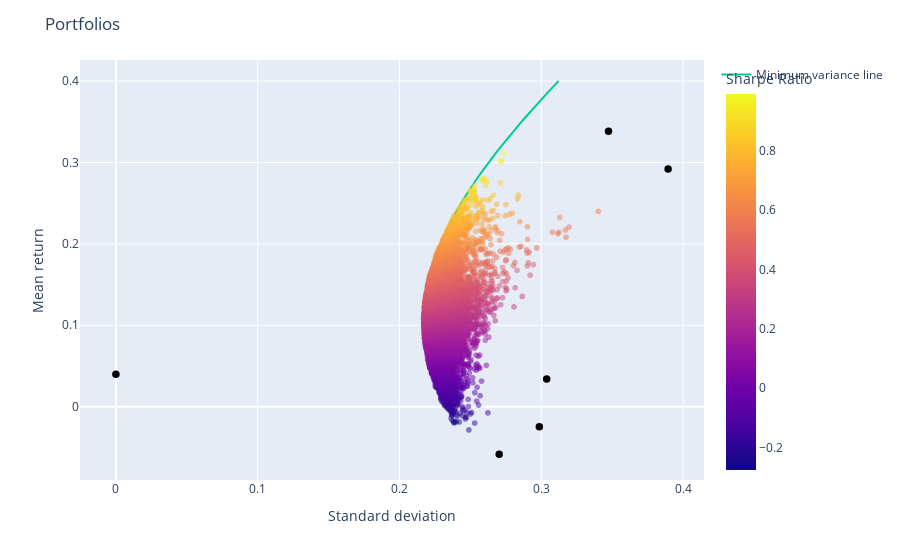

Here is the notebook cell this chart was saved with:
### Code cell
numPortfolios = 10000

mc_portfolios = generate_portfolios(returns, numPortfolios, riskFreeRate=riskFreeRate)

# Plot the portfolios
fig = px.scatter(mc_portfolios, x='Risk', y='Return', color='Sharpe Ratio',  hover_data={**{ticker +' weight': ':.2f' for ticker in tickers}, **{'Return': ':.2f', 'Risk': ':.2f', 'Sharpe Ratio': ':.2f'}}, opacity=0.5,)

fig.update_layout(title='Portfolios', xaxis_title='Standard deviation', yaxis_title='Mean return')
fig.add_scatter(x=tickers_df['Risk'], y=tickers_df['Return'], mode='markers', marker=dict(size=7.5, color='black',),showlegend=False, name='Tickers', text = [f'<b>{index}</b> <br>Standard deviation: {vol:.2f}<br>Expected return: {ret:.2f}' for index, vol, ret in zip(tickers_df.index, tickers_df['Risk'], tickers_df['Return'])],hoverinfo='text')
fig.add_scatter(x=sigma_mu, y=mu, mode='lines', name='Minimum variance line')
fig.show()

### Figure 1 — Plotly figure (JSON) as saved in the notebook; plotly's stock layout.template omitted (floating-point values rounded to 4 significant figures; data arrays with more than 128 entries replaced by an {"elided": "..."} marker saying what was removed)
{"data": [{"customdata": {"elided": "10000x6 float values"}, "hovertemplate": "Risk=%{x:.2f}<br>Return=%{y:.2f}<br>A2A.MI weight=%{customdata[0]:.2f}<br>ENEL.MI weight=%{customdata[1]:.2f}<br>ENI.MI weight=%{customdata[2]:.2f}<br>LDO.MI weight=%{customdata[3]:.2f}<br>STMMI.MI weight=%{customdata[4]:.2f}<br>Sharpe Ratio=%{marker.color:.2f}<extra></extra>", "legendgroup": "", "marker": {"color": {"elided": "10000 float values"}, "coloraxis": "coloraxis", "opacity": 0.5, "symbol": "circle"}, "mode": "markers", "name": "", "showlegend": false, "type": "scattergl", "x": {"elided": "10000 float values"}, "xaxis": "x", "y": {"elided": "10000 float values"}, "yaxis": "y"}, {"hoverinfo": "text", "marker": {"color": "black", "size": 7.5}, "mode": "markers", "name": "Tickers", "showlegend": false, "text": ["<b>A2A.MI</b> <br>Standard deviation: 0.30<br>Expected return: -0.02", "<b>ENEL.MI</b> <br>Standard deviation: 0.27<br>Expected return: -0.06", "<b>ENI.MI</b> <br>Standard deviation: 0.30<br>Expected return: 0.03", "<b>LDO.MI</b> <br>Standard deviation: 0.35<br>Expected return: 0.34", "<b>STMMI.MI</b> <br>Standard deviation: 0.39<br>Expected return: 0.29", "<b>Risk Free Rate</b> <br>Standard deviation: 0.00<br>Expected return: 0.04"], "type": "scatter", "x": [0.2986, 0.2703, 0.3038, 0.3474, 0.3894, 0], "y": [-0.02476, -0.05847, 0.03411, 0.3383, 0.2919, 0.04]}, {"mode": "lines", "name": "Minimum variance line", "type": "scatter", "x": [0.2311, 0.23, 0.229, 0.2281, 0.2271, 0.2262, 0.2254, 0.2246, 0.2238, 0.2231, 0.2224, 0.2217, 0.2211, 0.2205, 0.22, 0.2195, 0.2191, 0.2187, 0.2183, 0.218, 0.2177, 0.2175, 0.2173, 0.2171, 0.217, 0.217, 0.2169, 0.217, 0.217, 0.2172, 0.2173, 0.2175, 0.2178, 0.218, 0.2184, 0.2187, 0.2192, 0.2196, 0.2201, 0.2206, 0.2212, 0.2218, 0.2225, 0.2232, 0.2239, 0.2247, 0.2256, 0.2264, 0.2273, 0.2282, 0.2292, 0.2302, 0.2313, 0.2324, 0.2335, 0.2346, 0.2358, 0.237, 0.2383, 0.2396, 0.2409, 0.2422, 0.2436, 0.245, 0.2465, 0.2479, 0.2494, 0.251, 0.2525, 0.2541, 0.2557, 0.2574, 0.259, 0.2607, 0.2624, 0.2642, 0.2659, 0.2677, 0.2695, 0.2714, 0.2732, 0.2751, 0.277, 0.2789, 0.2809, 0.2828, 0.2848, 0.2868, 0.2888, 0.2909, 0.2929, 0.295, 0.2971, 0.2992, 0.3013, 0.3034, 0.3056, 0.3078, 0.3099, 0.3121], "y": [0, 0.00404, 0.008081, 0.01212, 0.01616, 0.0202, 0.02424, 0.02828, 0.03232, 0.03636, 0.0404, 0.04444, 0.04848, 0.05253, 0.05657, 0.06061, 0.06465, 0.06869, 0.07273, 0.07677, 0.08081, 0.08485, 0.08889, 0.09293, 0.09697, 0.101, 0.1051, 0.1091, 0.1131, 0.1172, 0.1212, 0.1253, 0.1293, 0.1333, 0.1374, 0.1414, 0.1455, 0.1495, 0.1535, 0.1576, 0.1616, 0.1657, 0.1697, 0.1737, 0.1778, 0.1818, 0.1859, 0.1899, 0.1939, 0.198, 0.202, 0.2061, 0.2101, 0.2141, 0.2182, 0.2222, 0.2263, 0.2303, 0.2343, 0.2384, 0.2424, 0.2465, 0.2505, 0.2545, 0.2586, 0.2626, 0.2667, 0.2707, 0.2747, 0.2788, 0.2828, 0.2869, 0.2909, 0.2949, 0.299, 0.303, 0.3071, 0.3111, 0.3152, 0.3192, 0.3232, 0.3273, 0.3313, 0.3354, 0.3394, 0.3434, 0.3475, 0.3515, 0.3556, 0.3596, 0.3636, 0.3677, 0.3717, 0.3758, 0.3798, 0.3838, 0.3879, 0.3919, 0.396, 0.4]}], "layout": {"coloraxis": {"colorbar": {"title": {"text": "Sharpe Ratio"}}, "colorscale": [[0, "#0d0887"], [0.1111, "#46039f"], [0.2222, "#7201a8"], [0.3333, "#9c179e"], [0.4444, "#bd3786"], [0.5556, "#d8576b"], [0.6667, "#ed7953"], [0.7778, "#fb9f3a"], [0.8889, "#fdca26"], [1, "#f0f921"]]}, "legend": {"tracegroupgap": 0}, "margin": {"t": 60}, "title": {"text": "Portfolios"}, "xaxis": {"anchor": "y", "domain": [0, 1], "title": {"text": "Standard deviation"}}, "yaxis": {"anchor": "x", "domain": [0, 1], "title": {"text": "Mean return"}}}}
